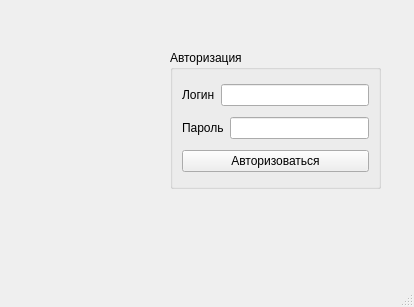
<?xml version="1.0" encoding="UTF-8"?>
<ui version="4.0">
 <class>MainWindow</class>
 <widget class="QMainWindow" name="MainWindow">
  <property name="geometry">
   <rect>
    <x>0</x>
    <y>0</y>
    <width>414</width>
    <height>307</height>
   </rect>
  </property>
  <property name="windowTitle">
   <string>MainWindow</string>
  </property>
  <widget class="QWidget" name="centralwidget">
   <widget class="QGroupBox" name="groupBox">
    <property name="geometry">
     <rect>
      <x>170</x>
      <y>50</y>
      <width>211</width>
      <height>139</height>
     </rect>
    </property>
    <property name="title">
     <string>Авторизация</string>
    </property>
    <layout class="QVBoxLayout" name="verticalLayout">
     <item>
      <layout class="QHBoxLayout" name="horizontalLayout">
       <item>
        <widget class="QLabel" name="label">
         <property name="text">
          <string>Логин</string>
         </property>
        </widget>
       </item>
       <item>
        <widget class="QLineEdit" name="login"/>
       </item>
      </layout>
     </item>
     <item>
      <layout class="QHBoxLayout" name="horizontalLayout_2">
       <item>
        <widget class="QLabel" name="label_2">
         <property name="text">
          <string>Пароль</string>
         </property>
        </widget>
       </item>
       <item>
        <widget class="QLineEdit" name="password"/>
       </item>
      </layout>
     </item>
     <item>
      <widget class="QPushButton" name="pushButton">
       <property name="text">
        <string>Авторизоваться</string>
       </property>
      </widget>
     </item>
    </layout>
   </widget>
   <widget class="QLabel" name="image">
    <property name="geometry">
     <rect>
      <x>20</x>
      <y>80</y>
      <width>131</width>
      <height>101</height>
     </rect>
    </property>
    <property name="text">
     <string/>
    </property>
    <property name="pixmap">
     <pixmap>../../Cplusplus/SFML_engine/texturs/show.png</pixmap>
    </property>
    <property name="scaledContents">
     <bool>true</bool>
    </property>
   </widget>
  </widget>
  <widget class="QMenuBar" name="menubar">
   <property name="geometry">
    <rect>
     <x>0</x>
     <y>0</y>
     <width>414</width>
     <height>22</height>
    </rect>
   </property>
  </widget>
  <widget class="QStatusBar" name="statusbar"/>
 </widget>
 <resources/>
 <connections/>
</ui>
